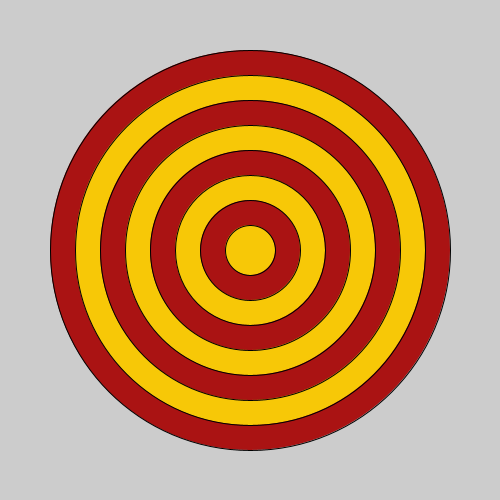
Frame 1 (no input)
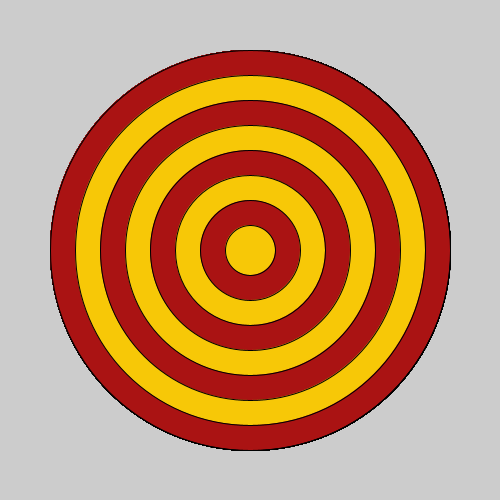
Frame 60 (the mouse pressed at the canvas centre just before this capture)
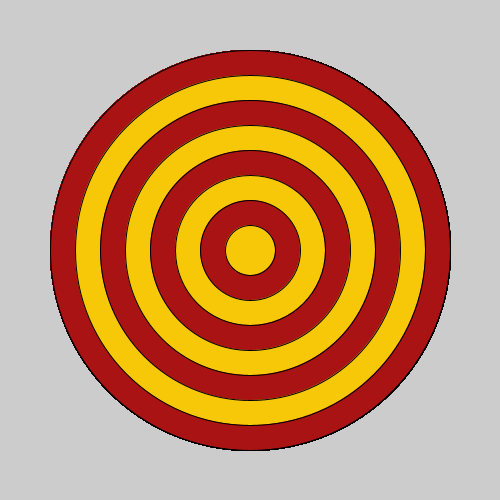
Frame 120 (the mouse held since frame 60 and released just before this capture)

The Processing sketch that drew these frames (run headless with seeded random() and noise(); from frame 60 on, the mouse is pressed at the canvas centre):

// Processing sketch: bullseye
// ── bullseye.pde

void setup() {
 
  // set the size of your sketch
  size(500, 500);
}

void draw() {
  
  //Starting with the largest ellipse, use a for loop to draw a bullseye with ellipses.
  for(int i = 8 ; i > 0 ; i --){ 
    if(i%2 == 0){fill(#AA1313);}
    else {fill(#F7C807);}
    ellipse(250, 250, i*50, i*50);
   
  }
 
  //Use an if statement and modulo to alternate the color of your rings.
  
  
}
